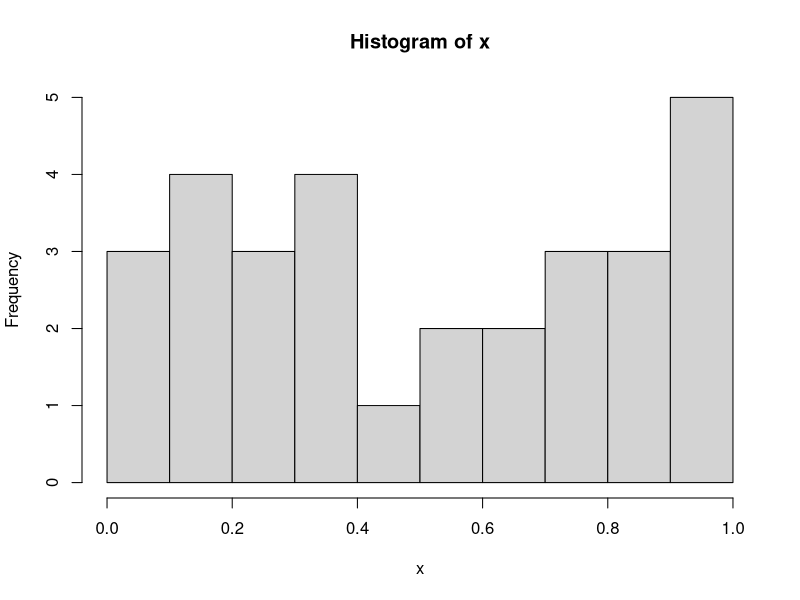

The R source for this figure: (Note: this script raises an error after producing the figure.)
########################################################
####                                                ####
####           Pruebas Estad?sticas                 ####
####                                                ####
########################################################
rm(list = ls())
#### Clase 24/09/2020 ####
## Pruebas estad?sticas en la generaci?n  de 
## n?meros aleatorios

#### Prueba de Medias ####
#Realice la prueba de medias a los primeros 30 n?meros aleatorios entre 0 y 1
#de un generador congruencial, con un nivel de confianza del 95%, loa n?meros siguientes:
x<-c(0.03991,0.10461,0.93716,0.16894,0.98953,0.73231,
     0.25593,0.34565,0.02345,0.67347,0.10987,0.25678,
     0.71890,0.61234,0.86322,0.94134,0.99872,0.27657,
     0.82324,0.12387,0.05389,0.82474,0.59289,0.36782,
     0.72484,0.48999,0.50502,0.39528,0.36782,0.90234)
#### Media ####
mean(x)

#### L?mite Inferior ####
n<-length(x) # N?mero de observaciones
lsx<-1/2+1.96*(1/(12*sqrt(n)));lsx           #con z_{alpha/2}=1.96 
#### L?mite Superior ####
lix<-1/2-1.96*(1/(12*sqrt(n)));lix
#### Resultado ####
pm<-c(lix,mean(x), lsx)
if(lix<=mean(x) & lsx>=mean(x)){cat("Se Acepta la Hip?tesis")}else{cat("Se Rechaza la Hip?tesis")}
#### Dado el valor medio se encuentra dentro de los l?mites de aceptaci?n.
#### Se acepta la hip?tesis H_{o}

#### Prueba de Varianza ####
#Realice la prueba de varianza de los siguientes 30 n?meros con un nivel de confianza
# de 97.5%
rm(list = ls())
x<-c(0.72484,0.48999,0.50502,0.39528,0.36782,0.90234,
     0.71890,0.61234,0.86322,0.94134,0.99872,0.27657,
     0.34565,0.02345,0.67347,0.10987,0.25678,0.25593,
     0.82345,0.12387,0.05389,0.82474,0.59289,0.36782,
     0.03991,0.10461,0.93716,0.16894,0.98953,0.73231)

#### Varianza 
n<-length(x)
var(x)

#### L?mite Inferior ####
lsv<- 45.7/(12*(n-1));lsv   #chi cuadrada con 0.025  y gl=29
#### L?mite Superior ####
liv<- 16.4/(12*(n-1));liv   #chi cuadrada con 0.975 y gl=29
#### Resultado ####
pv<-c(liv, var(x), lsv);pv
if(liv<=var(x) & lsv>=var(x)){cat("Se Acepta la Hip?tesis")} else{cat("Se Rechaza la Hip?tesis")}
#### Dado el valor medio se encuentra dentro de los l?mites de aceptaci?n.
#### Se acepta la hip?tesis H_{o}

#########################
#### Prueba de Forma ####
#########################

## Tomando los n?meros del ejemplo anterior, determine con un nivel de confianza
## del 95% si pertenecen a una poblaci?n uniforme. Dividiendo el rango de 0 a 1 
## en 10 intervalos y clasificando los 30 n?meros seg?n su valor.

### Hacer un histograma de frecuencias
rm(list = ls())
x<-c(0.72484,0.48999,0.50502,0.39528,0.36782,0.90234,
     0.71890,0.61234,0.86322,0.94134,0.99872,0.27657,
     0.34565,0.02345,0.67347,0.10987,0.25678,0.25593,
     0.82345,0.12387,0.05389,0.82474,0.59289,0.36782,
     0.03991,0.10461,0.93716,0.16894,0.98953,0.73231)
h<-hist(x, breaks = 10) #
FO<-h$counts;FO
h$breaks
bin<-c('0.0-0.1','0.1,0.2','0.2-0.3','0.3-0.4','0.4-0.5','0.5-0.6',
       '0.6-0.7','0.7,0.8','0.8,0.9','0.9-1.0')

FO<-as.numeric(FO)
n<-length(x)
a<-0
b<-10
FE<-(n-a)/(b-a)   

C<-c()
for(i in 1:10){
        C[i]<-(FE-FO[i])^2/FE
}
tabla<-cbind(bin,FO, FE, C)
C<-sum(C)
chi2<-qchisq(0.95,29)
if(C<=chi2){cat("Se Acepta la Hip?tesis")} else{cat("Se Rechaza la Hip?tesis")}


### Considerando 9 grados de libertad y nivel de confidencia del 95% tenemos que el 
### valor de chi cuadrado es de 16.9 se acepta la hip?tesis de uniformidad






#################################
#### Prueba de Independencia ####
#################################

#La prueba de independencia consiste en demostrar que los n?meros generados 
#son estad?sticamente independiente entre s?, esto es, que no depende 
#uno de otro 
#
# Ho:ri~Independiente
# Hi:ri~Dependiente

#  Para realizar esta prueba de hip?tesis existen los siguientes m?todos
#\item Poker 
#\item Corridas abajo y arriba
#\item Abajo y arriba de la media
#\item Longitud de las corridas
#\item Distancia
#\item Series
#\item Huecos
#

#####################
## Prueba de P?ker ##
#####################

#### Realiza la prueba de hip?tesis para saber si existe independencia de los 
#### siguientes n?meros aleatorios
rm(list = ls())
x<-c(0.72484,0.48999,0.50502,0.39528,0.36782,0.90234,
     0.71890,0.61234,0.86322,0.94134,0.99872,0.27657,
     0.34565,0.02345,0.67347,0.10987,0.25678,0.25593,
     0.82345,0.12387,0.05389,0.82474,0.59289,0.36782,
     0.03991,0.10461,0.93716,0.16894,0.98953,0.73231)

#### Paso 1 
#### Calcular la probabilidad esperadas para un juego de p?ker con 5 cartas 
#### numeradas del 0 al 9 con reemplazo, se tiene 7 eventos o intervalos
#### con las siguientes probabilidades

dif<-0.3024 #Todos los n?meros diferentes
par<-0.504 # Un par de n?meros iguales
dospar<-0.108 # Dos  n?meros iguales
ter<-0.072  # Salga tres n?meros iguales
full<-0.009  # Tres de un mismo n?mero y un par de otros
poker<-0.0045 # Cuatro n?meros iguales
qui<-0.0001 #Todos los n?meros sean iguales

#### Paso 2
#### Calcular las frecuencias esperadas de cada uno de los eventos (FEi) multiplicando 
#### la probabilidad de cada evento por el n?mero de  n?meros aleatorios generados
Probabilidades<-c("Diferente","Par","Dospares","Tercia","Full","P?ker","Quintilla")
PE<-c(dif,par,dospar,ter,full,poker,qui)
n<-length(x)
FE<-PE*n
#tabla<-cbind(Probabilidades,FE)
#View(tabla)
#### Paso 3
#### Para cada n?mero aleatorio generado verificar y clasificar seg?n las 
#### probabilidades indicadas anteriormente clasificandose como sigue
#### 0.03408 Es par
#### 0.44343 Es full por ejemplo
#### Con las clasificaci?n se genera una tabla de frecuencia observada (FOi)
####
#### Calcular el estad?stico C con m=7
#### Falta hacer el algoritmo para que compare los n?meros y clasifique en un histograma 
FO<-c(14,15,1,1,0,0,0)
#C<-c(length(FO))
for(i in 1:7){
    C[i]<-(FE[i]-FO[i])^2/FE[i]
    }
tablas<-cbind(Probabilidades,FO,FE, C)
View(tablas)
C<-sum(C)
#### Si el valor de C es menor o igual al estad?sticos de la table chi cuadrada
#### con 6 grados de libertad y una probabilidad de rechazo alfa
####
chi2<-qchisq(0.95,6)
if(C<=chi2){cat("Se Acepta la Hip?tesis")} else{cat("Se Rechaza la Hip?tesis")}

############################
#### Prueba de Corridas #### (Arriba-Abajo)
############################

#### Determine si la siguiente secuencia de 20 n?meros puede ser aceptada como
#### independiente con un nivel de confianza del 95% usando la prueba de corridas
rm(list = ls())
x<-c(0.43,0.28,0.33,0.27,0.12,0.31,0.42,0.01,0.32,0.45,
     0.98,0.79,0.99,0.55,0.67,0.74,0.16,0.20,0.12,0.58)
#### Paso 1
#### Clasificar cada n?mero aleatorio con respecto al anterior, de acuerdo con:
#### si ri<=r_{i-1} ri=-
#### si ri>r_{i-1} ri=+
#### Ejemplo 
####  ri=0.28 r_{i-1}=0.43  0.28<=43='-'   
r<-c(length(x))
y<-as.matrix(x, ncol=1);y
for (i in 1:length(y)-1){
    if(y[i+1,1]<=y[i,1])
    {
        r[i]<-'1'    
    }     
    else{
        r[i]<-'0'
    }
    
}
r

#### Paso 2
#### Calcular el n?mero de corridas observadas h, una corrida se forma por un 
#### conjunto de n?meros aleatorios del mismo signo
plot(r, col='blue')
# h=14 corridas
#### PAso 3 
#### Calcular E(h) y V(h) de acuerdo con las siguientes relaciones
#### E(h)<-(2*n-1)/3
Eh<-(2*length(x)-1)/3
#### V(h)<-(16*n-29)/90
Vh<-(16*length(x)-29)/90
#### Donde n=30 es el n?mero de datos generados
#### Paso 4
#### Calcular el estad?stico Z<-(h-E(h))/(sqrt(V(h))), si es menor que el valor 
#### cr?tico de Z_{alpha/2} se acepta la hip?tesis de independencia
h<-14
z<-(h-Eh)/sqrt(Vh)
z1=qnorm(0.975)
if(z<=z1){cat("Se Acepta la Hip?tesis")} else{cat("Se Rechaza la Hip?tesis")}

##########################
#### Prueba de Series ####
##########################

#### Realice la prueba de series a los siguientes 30 n?meros con un nivel de confianza
#### del 95%
rm(list = ls())
x<-c(0.72484,0.48999,0.50502,0.39528,0.36782,0.90234,
     0.71890,0.61234,0.86322,0.94134,0.99872,0.27657,
     0.34565,0.02345,0.67347,0.10987,0.25678,0.25593,
     0.82345,0.12387,0.05389,0.82474,0.59289,0.36782,
     0.03991,0.10461,0.93716,0.16894,0.98953,0.73231)
#### Paso 1 ####
#### Crear un histograma de dos dimensiones con m intervalos, clasificando
#### cada pareja de n?meros consecutivos (r_{i}, r_{i+1}) dentro de las casillas 
#### de dicho histograma de frecuencias. El n?mero total de pares ordenados 
#### en cada casilla formar? la frecuencia observada (FO_{i})
a<-c(length(x))
b<-c(length(x))
mq<-matrix(x,nrow=length(x),ncol=1)
for (i in 1:length(x)-1) {
    a[i]<- mq[i]
    b[i]<-mq[i+1]
}
pares<-cbind(a,b)
View(pares)
plot(a,b, ylim = c(0,1), xlim = c(0,1))
grid(4, 4,lty = 6, col = "cornsilk2")

##### Del grafico se puede obtener lo siguiente 
#-----------------
#|   |   |   |   |
#| 3 | 2 | 1 | 2 |
#|   |   |   |   |
#-----------------
#|   |   |   |   |
#| 1 | 1 | 1 | 3 |
#|   |   |   |   |
#-----------------
#|   |   |   |   |
#| 1 | 3 | 3 | 1 |
#|   |   |   |   |
#-----------------
#|   |   |   |   |
#| 2 | 2 | 1 | 2 |
#|   |   |   |   |
#----------------- 
conteo<-c(3,2,1,2,1,1,1,3,1,3,3,1,2,2,1,2)
#### Paso 2 ####
#### Calcular la frecuencia esperada en cada casilla de FE_{i} de acuerdo con 
#### FE_{i}=n?m/m donde n?m es el n?mero total de parejas ordenadas 
#### m es el n?mero de cuadrantes 4x4=16
FE<-length(x)/16
#### De la gr?fica podemos definir como 
#tabla_serie<-cbind(conteo, FO, c(FE, FE, FE))
#View(tabla_serie)
#### Paso 3 
#### Calculamos el valor de C con la formula de chi^{2} y si  
#### C<=chi^{2} aceptamos o rechazamos la hip?tesis de series
C<-c()
for(i in 1:length(conteo)){
C[i]<-sum(FE-conteo[i])^{2}/FE
}
C<-sum(C)
#El valor de chi2 con un 95% de confianza y con 15 grados de libertad
chi2<-qchisq(0.95,15)
if(C<=chi2){cat("Se Acepta la Hip?tesis")} else{cat("Se Rechaza la Hip?tesis")}




##########################
#### Prueba de Huecos #### 
##########################

#### Haga la prueba de huecos con los siguientes n?meros aleatorios
rm(list = ls())
x<-c(0.72484,0.48999,0.50502,0.39528,0.36782,0.90234,
     0.71890,0.61234,0.86322,0.94134,0.99872,0.27657,
     0.34565,0.02345,0.67347,0.10987,0.25678,0.25593,
     0.82345,0.12387,0.05389,0.82474,0.59289,0.36782,
     0.03991,0.10461,0.93716,0.16894,0.98953,0.73231)
#### Paso 1

#### Seleccionar un alpha y beta para poder realizar por 
####

alpha<-0.3 # min()
beta<-0.8   #max()  0.5
#### Paso 2 se clasifican los n?meros seg?n el intervalos seleccionado
#### los que est?n dentro del intervalo seleccionado se le pone un
#### 1 y los que este por abajo o arriba se les pone un 0 ####

d<-c(length(x))
for(i in 1:length(x)){
    if(x[i]>alpha& x[i]<beta){
        d[i]<-'1'
    }
        else{ 
        d[i]<-'0'
    }
}
d
#### Paso 3 ####
#### Ahora debemos clasificar el orden o tama?o de hueco
#### 11 es un hueco de orden 0
#### 101  es un hueco de orden 1
#### 1001 es un hueco de orden 2 
#### Calcular la frecuencia observada de los huecos
hueco<-c(0,1,2,3,4,5,6,7)
FO<-c(6,2,0,0,1,1,0,1)
tabla<-cbind(hueco, FO)
View(tabla)
#### Paso 4 ####
#### Calcular el n?mero de corridas observadas h, una corrida se forma por ceros 
#### y unos consecutivos y se clasifican seg?n el n?mero de ceros  
 h<-sum(FO)
#### El n?mero h=11

#### Paso 5  
#### Se calcula la frecuencia esperada (FE_{i})
####
FE<-c(length(hueco))
 for(i in 0:length(hueco)){
FE[i]<-h*(beta-alpha)*(1-(beta-alpha))^{i-1}
}
FE<-sum(FE)

C<-sum((FE-FO)^{2}/FE)
chi2<-qchisq(0.95,6)
if(C<=chi2){cat("Se Acepta la Hip?tesis")} else{cat("Se Rechaza la Hip?tesis")}



####################################################
#### Prueba de Corrida Arriba-Abajo de la media ####
####################################################

#### Determine si la siguiente secuencia de n?meros puede ser 
#### aceptada como independiente con un nivel de confianza de
#### 95%, usando la prueba de corridas Arriba-Abajo de la media

rm(list = ls())
x<-c(0.43,0.28,0.33,0.27,0.12,0.31,0.42,0.01,0.32,0.45,
     0.98,0.79,0.99,0.55,0.67,0.74,0.16,0.20,0.12,0.58)
med<-0.5  ### Por prueba de medias
#med<-mean(x) ### Realizar la prueba tomando en cuenta la media de 
# los datos 
#### Paso 1
#### Calcular los los valores de de la manera siguiente
#### Si r_{i}<=0.5  -> 0
#### Si r_{i}>0.5  -> 1
r<-c(length(x))
for (i in 1:length(x)) {
    if(x[i]<=0.5)
    {
        r[i]<-'0'    
    }     
    else{
        r[i]<-'1'
    }
    
}
r
#### Paso 2 ####
#### Calculamos el n?mero de corridas h
#### Una corrida son las sucesiones de cero y de uno existentes
#### en la serie
plot(r) # Esto es m?s f?cil que contar
####
####O se puede hacer el conteo de ceros las series de manera manual
h<-4
#### Paso 3
#### Calcular  E(h) y V(h) con las siguientes expresiones
#### Con n0= al n?mero de ceros existentes en la serie
#### Con n1= al n?mero de unos existentes en la serie
#### Con n= al n?mero de datos existentes en la serie
#### Del grafico o conteo podemos saber que
n0<-7
n1<-13
n<-n0+n1
Eh<-(2*n0*n1/n)+1/2
Vh<-(2*n0*n1*(2*n0*n1-n))/(n^{2}*(n-1))


#### Paso 4 
#### Una vez calculados E(h), V(h) y h se calcula el z observado
#### con la siguiente expresi?n 

zo<-abs((h-Eh)/(sqrt(Vh)))

####Paso 5 
#### Ahora se hace el comparativo para saber si la hip?tesis 
#### es aceptada 
z1=qnorm(0.95)
if(zo<=z1){cat("Se Acepta la Hip?tesis")} else{cat("Se Rechaza la Hip?tesis")}










#### Tarea Pendiente ####
x<-c(0.234,0.907,0.800,0.456,0.002,0.963,0.678,0.345,0.255,0.789,
     0.607,0.982,0.897,0.045,0.123,0.951,0.783,0.345,0.234,0.405,
     0.456,0.380,0.899,0.479,0.404,0.277,0.895,0.678,0.341)
a<-substr(x, star=3, stop=3);a
b<-substr(x, star=4, stop=4);b
a<-as.numeric(a);a
a[is.na(a)] <- 0 
b<-as.numeric(b);b
b[is.na(b)] <- 0
r<-c(length(x))
for(i in 1:length(x)){
    if(a[i]<=b[i])
    {
        r[i]<-'+'    
    }     
    else{
        r[i]<-'-'
    }
}
r

#### Selecci?n de posici?n de un n?mero ####

rm(list = ls())
x<-c(0.43,0.28,0.33,0.27,0.12,0.31,0.42,0.01,0.32,0.45,
     0.98,0.79,0.99,0.55,0.67,0.74,0.16,0.20,0.12,0.58)
a<-substr(x, star=3, stop=3);a
b<-substr(x, star=4, stop=4);b
a<-as.numeric(a);a
a[is.na(a)] <- 0 
b<-as.numeric(b);b
b[is.na(b)] <- 0 
r<-c(length(x))
for(i in 1:length(x)){
    if(a[i]<=b[i])
    {
        r[i]<-'-'    
    }     
    else{
        r[i]<-'+'
    }
}
r

